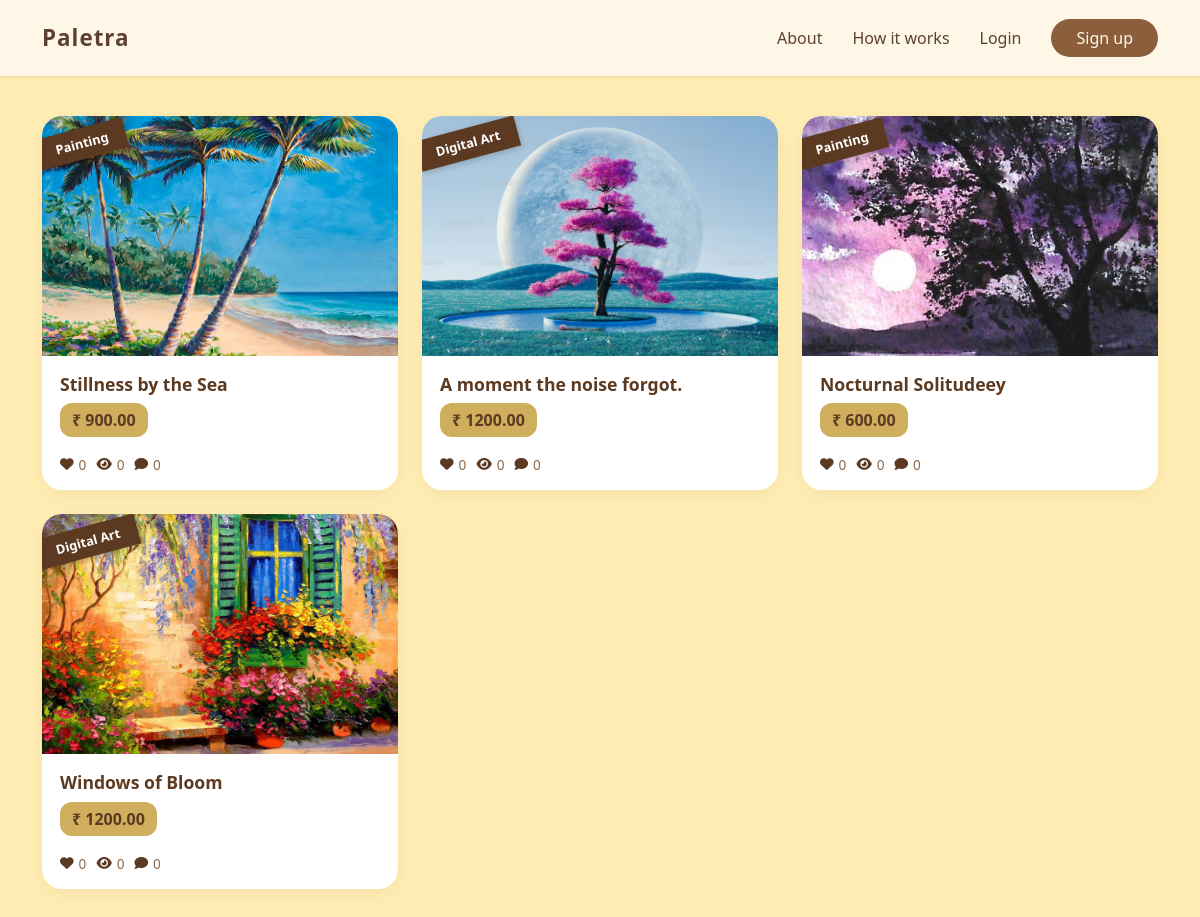
The app's page /artist_dashboard/artist_my_artworks/ (signed in), older data.
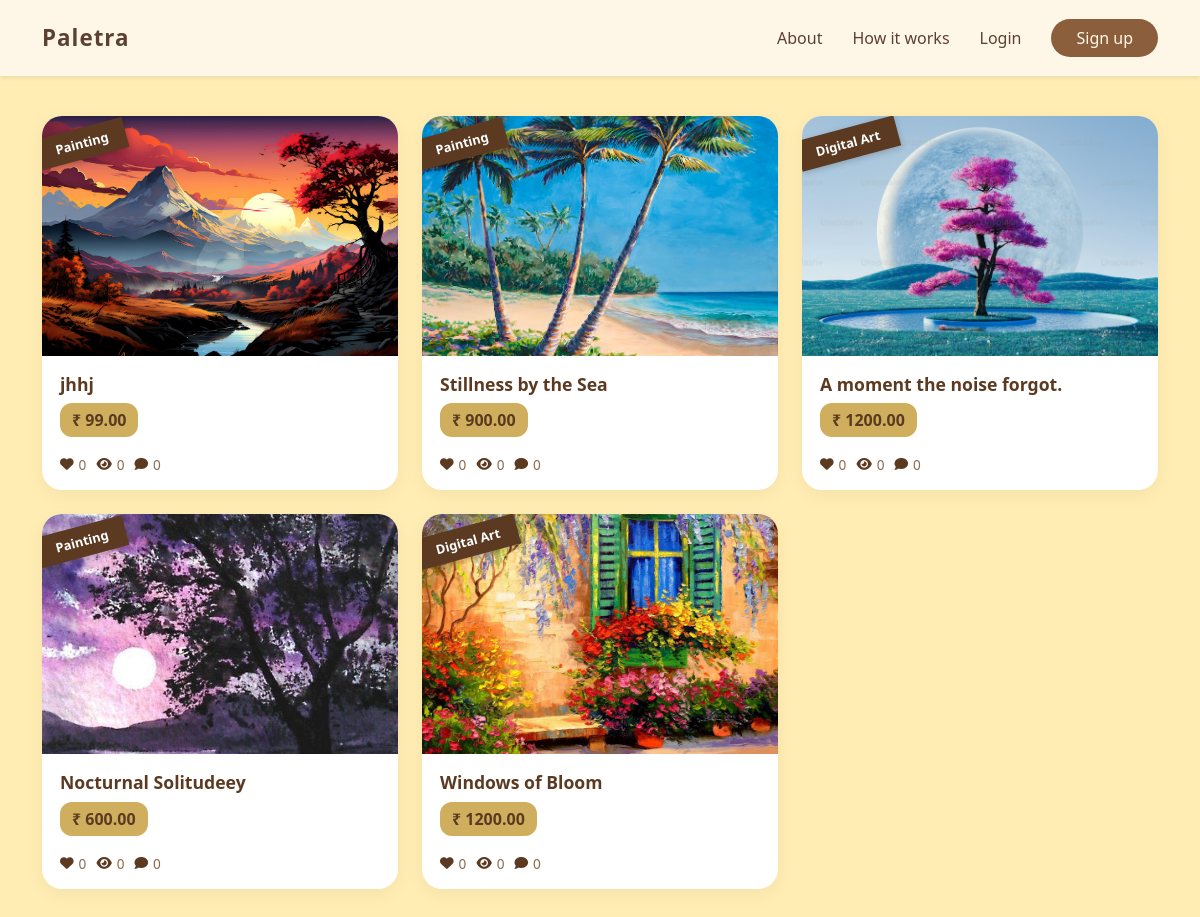
The same page, newer data.
### core_app/models.py (models this page shows, shortened)
class Artwork(models.Model):
    artist = models.ForeignKey(
        settings.AUTH_USER_MODEL,
        on_delete=models.CASCADE,
        related_name='artworks'
    )
    title = models.CharField(max_length=200)
    description = models.TextField(blank=True)
    category = models.CharField(max_length=50, choices=CATEGORY_CHOICES)
    image = models.ImageField(upload_to='artworks/')
    price = models.DecimalField(max_digits=8,decimal_places=2)
    created_at = models.DateTimeField(auto_now_add=True)

### core_app/views.py (the view)
# urls.py: path('artist_dashboard/artist_my_artworks/', views.artist_my_artworks, name='artist_my_artworks'),
@login_required
def artist_my_artworks(request):
    if request.user.role != 'artist':
        return HttpResponseForbidden("Only artists can view this page")
    artworks = Artwork.objects.filter(artist=request.user).order_by('-created_at')
    return render(request, 'artist_dashboard/artworks.html', {
        'artworks': artworks
    })

### core_app/templates/artist_dashboard/artworks.html (shortened to what this page needs)
{% extends "masterss.html" %}
{% load static %}
{% block content %}
<div class="artworks-page">
    <div class="container">
        <div class="row g-4">
            {% for art in artworks %}
            <div class="col-md-4">
                <a href="{% url 'artwork_detail_for_artist' art.id %}" style="text-decoration:none;">
                    <div class="art-card">
                        <img src="{{ art.image.url }}" alt="{{ art.title }}">
                        <div class="ribbon">{{ art.category }}</div>
                        <div class="art-body">
                            <div class="art-title">{{ art.title }}</div>
                            <div class="art-price">₹ {{ art.price }}</div>
                            <div class="art-icons">
                                <span><i class="fa-solid fa-heart"></i> {{ art.likes|default:0 }}</span>
                                <span><i class="fa-solid fa-eye"></i> {{ art.views|default:0 }}</span>
                                <span><i class="fa-solid fa-comment"></i> {{ art.comments_count|default:0 }}</span>
                            </div>
                        </div>
                    </div>
                </a>
            </div>
            {% empty %}
            <p class="text-center text-muted">
                You have not uploaded any artworks yet.
            </p>
            {% endfor %}
        </div>
    </div>
</div>
{% endblock %}

Row changes from the older to the newer data that the page shows:
added Artwork: image (picture), category "Painting", title "jhhj", price "99.00", likes "0", views "0", comments_count "0"
